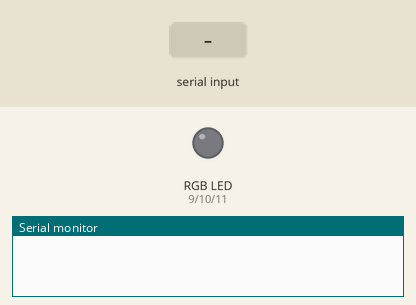
Simulated run of this sketch. Board: Arduino Uno, built with avr-gcc and run on an emulated ATmega328P. Parts: an RGB LED mixed from three pins (HIGH = lit), the last lines printed to the serial monitor. The test bench sets the inputs (shaded band).

Above: at 1.2 s.
1.3 s: "?\n" received over Serial
2.8 s: "on\n" received over Serial
4.3 s: "90,45,200\n" received over Serial
At 4.7 s:
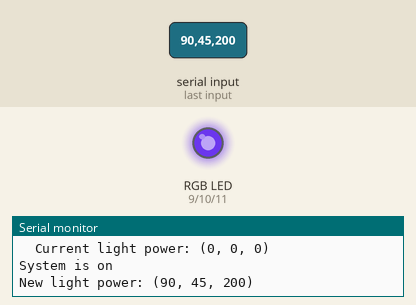
5.8 s: "off\n" received over Serial
At 6.7 s:
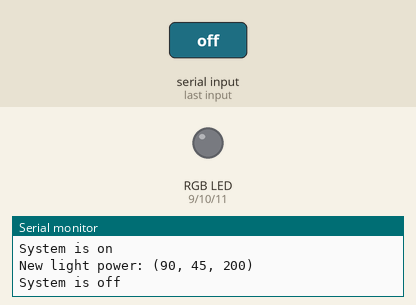
Timing chart, 0 to 8.3 s (numbered marks = the images above; inputs shaded):
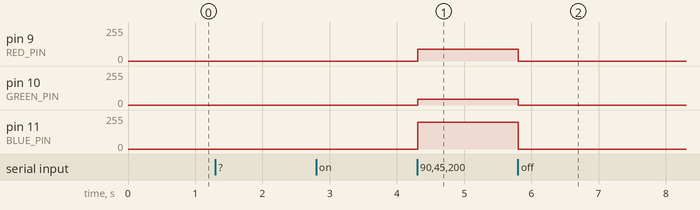

Measured:
- after the input at 4.3 s, pin 9 (RED_PIN): 0/255 → 90/255 at once; pin 10 (GREEN_PIN): 0/255 → 45/255 at once; pin 11 (BLUE_PIN): 0/255 → 200/255 at once
- after the input at 5.8 s, pin 9 (RED_PIN): 90/255 → 0/255 at once; pin 10 (GREEN_PIN): 45/255 → 0/255 at once; pin 11 (BLUE_PIN): 200/255 → 0/255 at once

The sketch:

lab05_2_sketch.ino
```cpp
#define RED_PIN 9
#define GREEN_PIN 10
#define BLUE_PIN 11


void setRed(int power) {
  analogWrite(RED_PIN, power);
}


void setGreen(int power) {
  analogWrite(GREEN_PIN, power);
}


void setBlue(int power) {
  analogWrite(BLUE_PIN, power);
}


String clear(String str) {
  str.toLowerCase();
  str.replace(" ", "");
  str.replace("(", "");
  str.replace(")", "");
  return str;
}


int getCountOf(char ch, String str) {
  int count = 0;
  for (int i = 0; i < str.length(); i++) {
    if (str[i] == ch) {
      count++;
    }
  }
  return count;
}


bool isValidPower(int power) {
  return power >= 0 && power <= 255;
}


void setup() {
  pinMode(RED_PIN, OUTPUT);
  pinMode(GREEN_PIN, OUTPUT);
  pinMode(BLUE_PIN, OUTPUT);
  Serial.begin(9600);
}


bool isWorking = false;
int redPower = 0;
int greenPower = 0;
int bluePower = 0;


void loop() {
  while (Serial.available()) {
    String message = Serial.readStringUntil('\n');
    message.toLowerCase();
    message = clear(message);

    if (getCountOf(',', message) > 0) {
      int r, g, b;
      sscanf(message.c_str(), "%d,%d,%d", &r, &g, &b);
      if (!isValidPower(r) || !isValidPower(g) || !isValidPower(b)) {
        Serial.println("Some numbers are invalid. It's should be between 0 and 255");
      }
      else {
        redPower = r;
        greenPower = g;
        bluePower = b;
        Serial.print("New light power: (");
        Serial.print(redPower);
        Serial.print(", ");
        Serial.print(greenPower);
        Serial.print(", ");
        Serial.print(bluePower);
        Serial.println(")");
      }
    }
    else {
      if (message == "?") {
        Serial.println("System info:");
        Serial.print("\tCurrent status: ");
        Serial.println(isWorking ? "on" : "off");
        Serial.print("\tCurrent light power: (");
        Serial.print(redPower);
        Serial.print(", ");
        Serial.print(greenPower);
        Serial.print(", ");
        Serial.print(bluePower);
        Serial.println(")");
      }
      else if (message == "on") {
        if (isWorking) {
          Serial.println("System is already on");
        }
        else {
          isWorking = true;
          Serial.println("System is on");
        }
      }
      else if (message == "off") {
        if (!isWorking) {
          Serial.println("System is already off");
        }
        else {
          isWorking = false;
          Serial.println("System is off");
        }
      }
      else {
        Serial.println("Unknown operation");
      }
    }

    if (isWorking) {
      setRed(redPower);
      setGreen(greenPower);
      setBlue(bluePower);
    }
    else {
      setRed(LOW);
      setGreen(LOW);
      setBlue(LOW);
    }
  }
}
```
